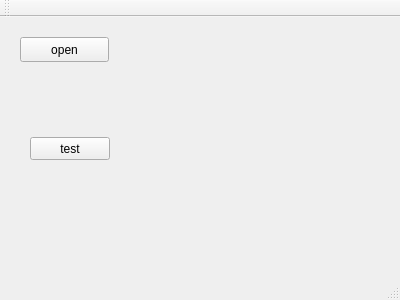
<?xml version="1.0" encoding="UTF-8"?>
<ui version="4.0">
 <class>MainWindow</class>
 <widget class="QMainWindow" name="MainWindow">
  <property name="geometry">
   <rect>
    <x>0</x>
    <y>0</y>
    <width>400</width>
    <height>300</height>
   </rect>
  </property>
  <property name="windowTitle">
   <string>MainWindow</string>
  </property>
  <widget class="QWidget" name="centralWidget">
   <widget class="QPushButton" name="BtnOpen">
    <property name="geometry">
     <rect>
      <x>20</x>
      <y>20</y>
      <width>89</width>
      <height>25</height>
     </rect>
    </property>
    <property name="text">
     <string>open</string>
    </property>
   </widget>
   <widget class="QPushButton" name="test">
    <property name="geometry">
     <rect>
      <x>30</x>
      <y>120</y>
      <width>80</width>
      <height>23</height>
     </rect>
    </property>
    <property name="text">
     <string>test</string>
    </property>
   </widget>
  </widget>
  <widget class="QMenuBar" name="menuBar">
   <property name="geometry">
    <rect>
     <x>0</x>
     <y>0</y>
     <width>400</width>
     <height>20</height>
    </rect>
   </property>
  </widget>
  <widget class="QToolBar" name="mainToolBar">
   <attribute name="toolBarArea">
    <enum>TopToolBarArea</enum>
   </attribute>
   <attribute name="toolBarBreak">
    <bool>false</bool>
   </attribute>
  </widget>
  <widget class="QStatusBar" name="statusBar"/>
 </widget>
 <layoutdefault spacing="6" margin="11"/>
 <resources/>
 <connections/>
</ui>
